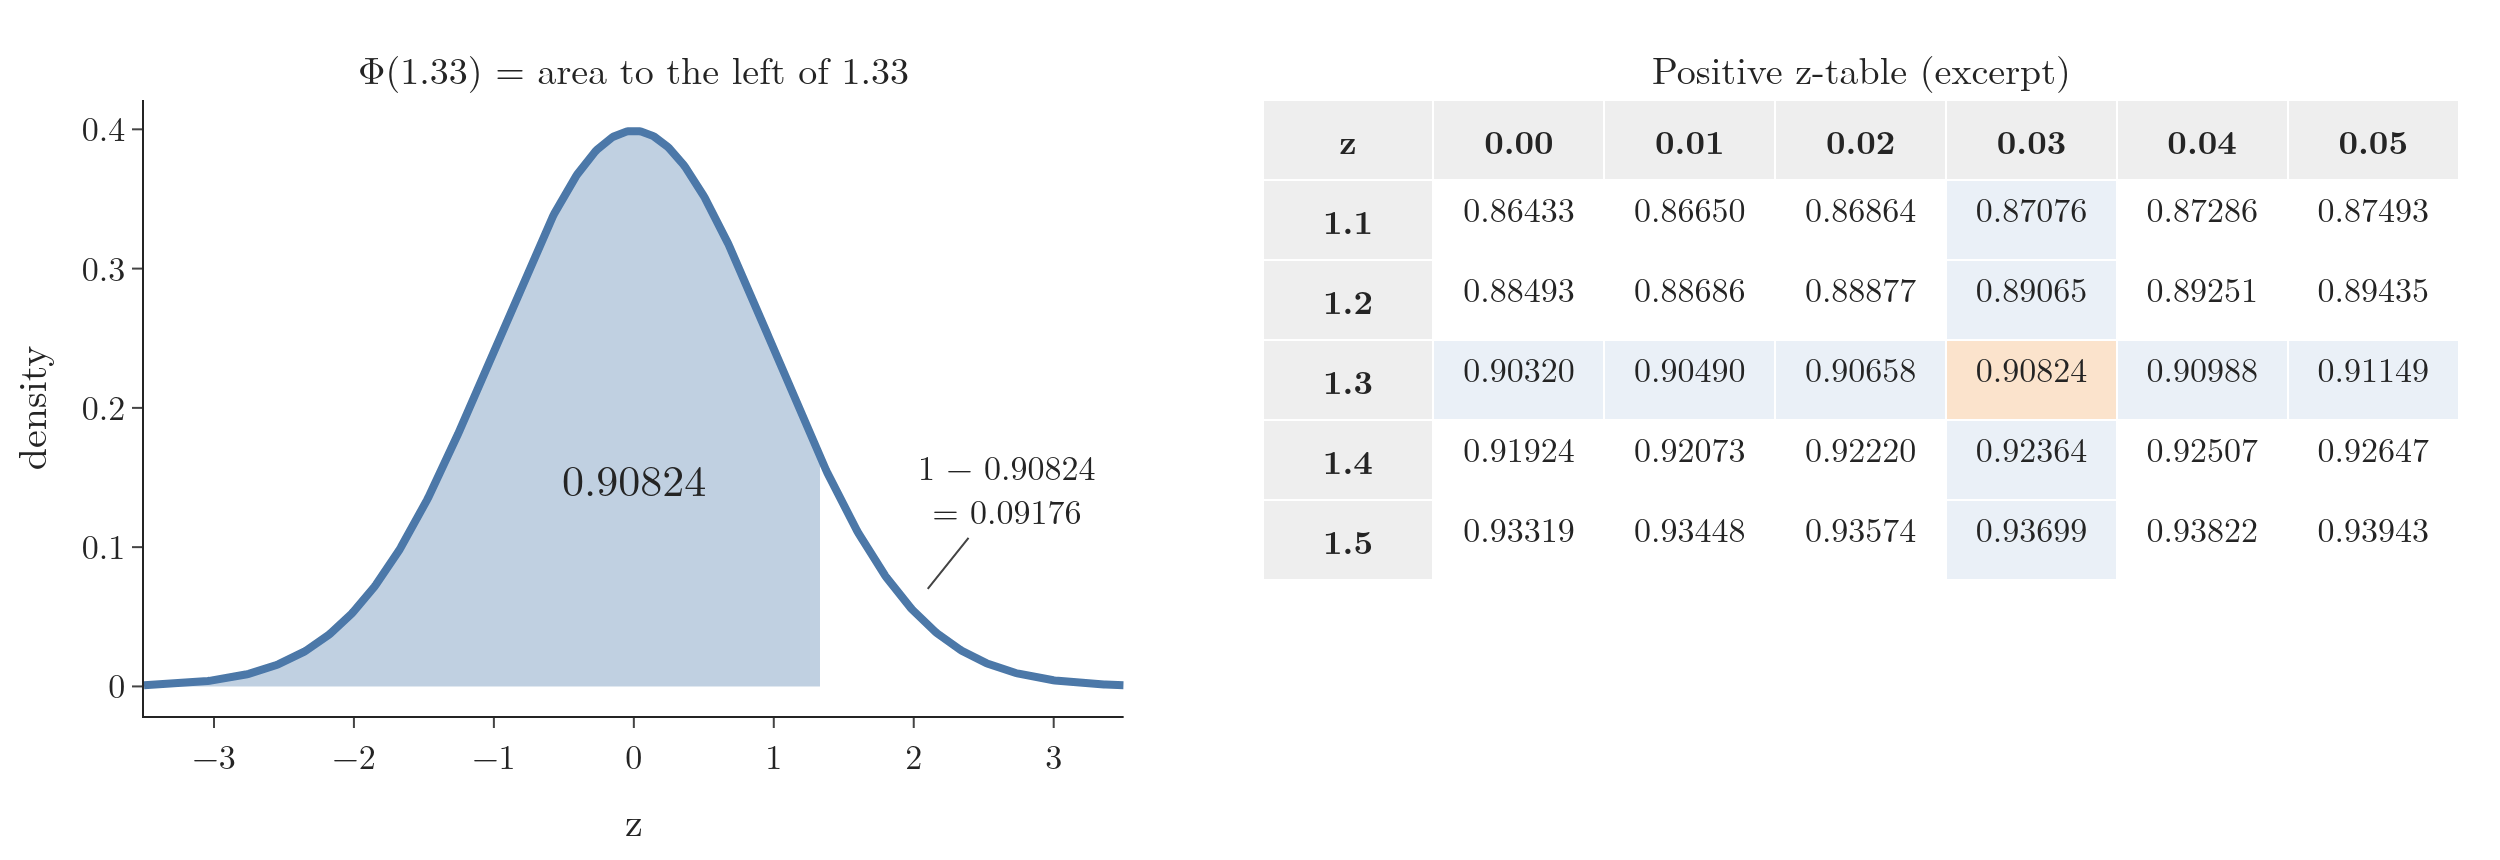

Python code for this plot:
"""Reading the z-table: the area under the standard normal curve to the left of z = 1.33 (left), and the part of the
positive z-table that holds it, row 1.3 and column 0.03 (right)."""
from pathlib import Path
import numpy as np
import plotly.graph_objects as go
from plotly.subplots import make_subplots
from scipy import stats

here = Path(__file__).parent
BLUE, ORANGE, GREY = "#4C78A8", "#F58518", "#6B6B6B"
fig = make_subplots(rows=1, cols=2, column_widths=[0.45, 0.55], horizontal_spacing=0.06,
                    specs=[[{"type": "xy"}, {"type": "table"}]],
                    subplot_titles=["Φ(1.33) = area to the left of 1.33", "Positive z-table (excerpt)"])
z = np.linspace(-3.5, 3.5, 600)
fig.add_scatter(x=z, y=stats.norm.pdf(z), mode="lines", line=dict(color=BLUE, width=4), row=1, col=1)
s = np.linspace(-3.5, 1.33, 400)
fig.add_scatter(x=np.r_[s, 1.33], y=np.r_[stats.norm.pdf(s), 0], fill="tozeroy", fillcolor="rgba(76,120,168,0.35)",
                mode="lines", line=dict(width=0), row=1, col=1)
fig.add_annotation(x=0, y=0.15, text="0.90824", showarrow=False, font=dict(size=22), row=1, col=1)
fig.add_annotation(x=2.1, y=0.07, text="1 − 0.90824<br>= 0.09176", ax=40, ay=-50, font=dict(size=17), row=1, col=1)
rows = [1.1, 1.2, 1.3, 1.4, 1.5]
cols = [0.00, 0.01, 0.02, 0.03, 0.04, 0.05]
cells = [[f"<b>{r:.1f}</b>" for r in rows]] + [[f"{stats.norm.cdf(r + c):.5f}" for r in rows] for c in cols]
fill = [["#EEEEEE"] * len(rows)] + [["#FBE3CC" if (r == 1.3 and c == 0.03) else
                                     ("#EAF0F7" if (r == 1.3 or c == 0.03) else "white") for r in rows] for c in cols]
fig.add_trace(go.Table(header=dict(values=["<b>z</b>"] + [f"<b>{c:.2f}</b>" for c in cols], fill_color="#EEEEEE",
                                   font=dict(size=17, family="Latin Modern Roman"), height=36),
                       cells=dict(values=cells, fill_color=fill, font=dict(size=17, family="Latin Modern Roman"),
                                  height=36)), row=1, col=2)
fig.update_xaxes(title_text="z", dtick=1, row=1, col=1)
fig.update_yaxes(title_text="density", row=1, col=1)
fig.update_annotations(selector=dict(xref="paper"), font_size=19)
fig.update_layout(template="simple_white", width=1250, height=430, showlegend=False,
                  font=dict(family="Latin Modern Roman", size=17), margin=dict(l=70, r=20, t=50, b=50))
fig.write_image(here / "z_table.png", scale=2)
fig.write_image(here / "z_table.pdf")
